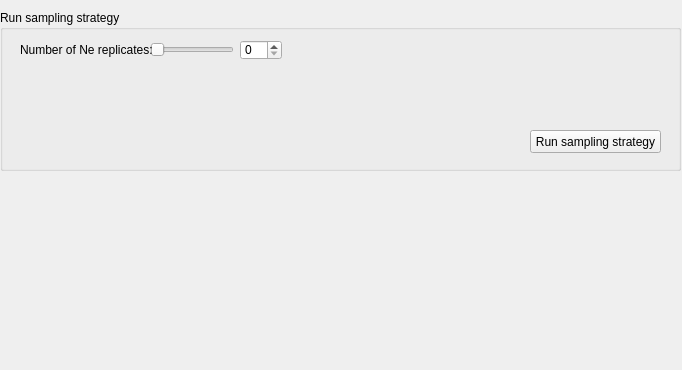
      <widget class="QWidget" name="page_9">
       <property name="geometry">
        <rect>
         <x>0</x>
         <y>0</y>
         <width>682</width>
         <height>370</height>
        </rect>
       </property>
       <attribute name="label">
        <string>Step 5 - Run / re-run sampling strategy</string>
       </attribute>
       <widget class="QGroupBox" name="groupBox_31">
        <property name="geometry">
         <rect>
          <x>0</x>
          <y>10</y>
          <width>681</width>
          <height>161</height>
         </rect>
        </property>
        <property name="title">
         <string>Run sampling strategy</string>
        </property>
        <widget class="QPushButton" name="pushButton_10">
         <property name="geometry">
          <rect>
           <x>530</x>
           <y>120</y>
           <width>131</width>
           <height>23</height>
          </rect>
         </property>
         <property name="text">
          <string>Run sampling strategy</string>
         </property>
        </widget>
        <widget class="QSlider" name="horizontalSlider_54">
         <property name="geometry">
          <rect>
           <x>150</x>
           <y>30</y>
           <width>84</width>
           <height>19</height>
          </rect>
         </property>
         <property name="orientation">
          <enum>Qt::Horizontal</enum>
         </property>
        </widget>
        <widget class="QLabel" name="label_67">
         <property name="geometry">
          <rect>
           <x>20</x>
           <y>30</y>
           <width>156</width>
           <height>19</height>
          </rect>
         </property>
         <property name="text">
          <string>Number of Ne replicates:</string>
         </property>
        </widget>
        <widget class="QSpinBox" name="spinBox_46">
         <property name="geometry">
          <rect>
           <x>240</x>
           <y>30</y>
           <width>42</width>
           <height>20</height>
          </rect>
         </property>
        </widget>
       </widget>
      </widget>
